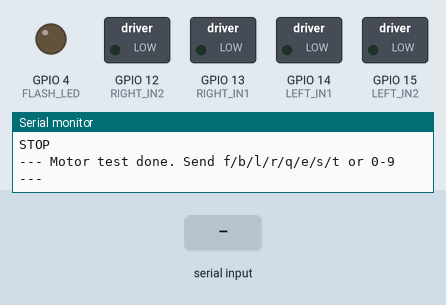
This sketch was run on a simulated ESP32. Shown: switched loads named in the sketch (green lamp = pin HIGH), output pins drawn as LEDs (lit = HIGH), the last lines printed to the serial monitor. The test bench sets the inputs (shaded band).

Above: at 15.4 s.
15.5 s: "t" received over Serial
At 15.9 s:
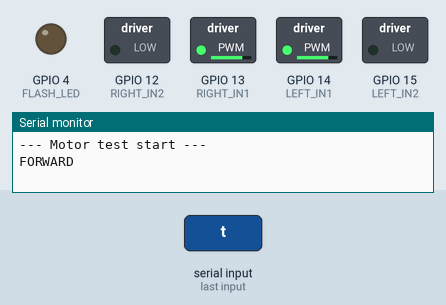
At 18.7 s:
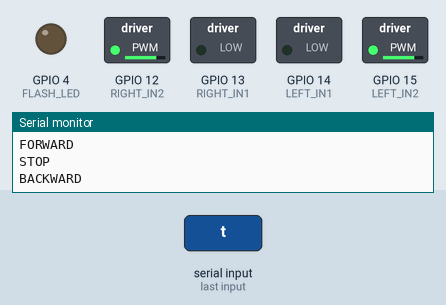
Timing chart, 0 to 26.5 s (numbered marks = the images above; inputs shaded):
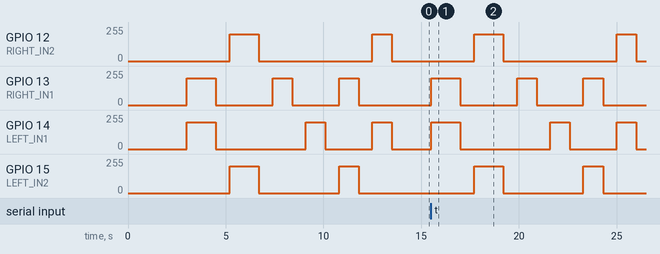

Measured:
- after the input at 15.5 s, GPIO 12 (RIGHT_IN2): 0/255 → 199/255 after 2.2 s, → 0/255 1.5 s later, → 199/255 5.8 s later, → 0/255 1.0 s later; GPIO 13 (RIGHT_IN1): goes 199/255 1.5 s, 0/255 2.9 s, 199/255 1.0 s, 0/255 2.4 s, 199/255 1.0 s, then 0/255, starting at once

The sketch:

motor_test.ino
```cpp
// ESP32-CAM + L293D motor test
// Runs a movement test sequence at boot, then accepts serial commands (115200 baud):
//   f = forward, b = backward, l = turn left, r = turn right,
//   q = spin left, e = spin right, s = stop, t = repeat test, 0-9 = speed

#include <Arduino.h>

// L293D inputs (EN1/EN2 tied to 5V, speed via PWM on inputs)
const int LEFT_IN1  = 14;  // L293D pin 2  -> left motor
const int LEFT_IN2  = 15;  // L293D pin 7
const int RIGHT_IN1 = 13;  // L293D pin 10 -> right motor
const int RIGHT_IN2 = 12;  // L293D pin 15

const int FLASH_LED = 4;   // on-board flash LED, keep off

const int PWM_FREQ = 1000;
const int PWM_BITS = 8;

int speed = 200;  // 0-255

void setMotor(int in1, int in2, int value) {
  if (value > 0) {
    ledcWrite(in1, value);
    ledcWrite(in2, 0);
  } else if (value < 0) {
    ledcWrite(in1, 0);
    ledcWrite(in2, -value);
  } else {
    ledcWrite(in1, 0);
    ledcWrite(in2, 0);
  }
}

void drive(int left, int right) {
  setMotor(LEFT_IN1, LEFT_IN2, left);
  setMotor(RIGHT_IN1, RIGHT_IN2, right);
}

void forward()   { drive(speed, speed);        Serial.println("FORWARD"); }
void backward()  { drive(-speed, -speed);      Serial.println("BACKWARD"); }
void turnLeft()  { drive(0, speed);            Serial.println("TURN LEFT"); }
void turnRight() { drive(speed, 0);            Serial.println("TURN RIGHT"); }
void spinLeft()  { drive(-speed, speed);       Serial.println("SPIN LEFT"); }
void spinRight() { drive(speed, -speed);       Serial.println("SPIN RIGHT"); }
void stopAll()   { drive(0, 0);                Serial.println("STOP"); }

void step(void (*move)(), int ms) {
  move();
  delay(ms);
  stopAll();
  delay(700);
}

void runTest() {
  Serial.println("--- Motor test start ---");
  step(forward, 1500);
  step(backward, 1500);
  step(turnLeft, 1000);
  step(turnRight, 1000);
  step(spinLeft, 1000);
  step(spinRight, 1000);
  Serial.println("--- Motor test done. Send f/b/l/r/q/e/s/t or 0-9 ---");
}

void setup() {
  Serial.begin(115200);
  pinMode(FLASH_LED, OUTPUT);
  digitalWrite(FLASH_LED, LOW);

  ledcAttach(LEFT_IN1,  PWM_FREQ, PWM_BITS);
  ledcAttach(LEFT_IN2,  PWM_FREQ, PWM_BITS);
  ledcAttach(RIGHT_IN1, PWM_FREQ, PWM_BITS);
  ledcAttach(RIGHT_IN2, PWM_FREQ, PWM_BITS);
  stopAll();

  delay(3000);  // time to put the robot down
  runTest();
}

void loop() {
  if (!Serial.available()) return;
  char c = Serial.read();
  switch (c) {
    case 'f': forward(); break;
    case 'b': backward(); break;
    case 'l': turnLeft(); break;
    case 'r': turnRight(); break;
    case 'q': spinLeft(); break;
    case 'e': spinRight(); break;
    case 's': stopAll(); break;
    case 't': runTest(); break;
    default:
      if (c >= '0' && c <= '9') {
        speed = map(c - '0', 0, 9, 80, 255);
        Serial.printf("SPEED %d\n", speed);
      }
  }
}
```
